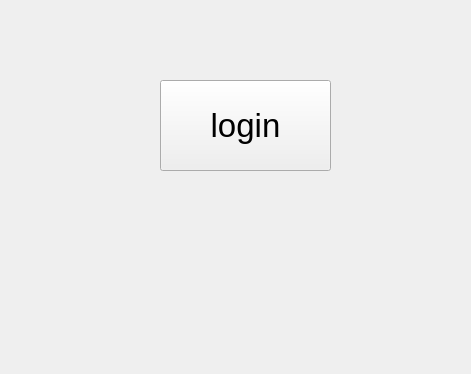
<?xml version="1.0" encoding="UTF-8"?>
<ui version="4.0">
 <class>MyWnd</class>
 <widget class="QWidget" name="MyWnd">
  <property name="geometry">
   <rect>
    <x>0</x>
    <y>0</y>
    <width>471</width>
    <height>374</height>
   </rect>
  </property>
  <property name="windowTitle">
   <string>MyWnd</string>
  </property>
  <widget class="QPushButton" name="yfs">
   <property name="geometry">
    <rect>
     <x>160</x>
     <y>80</y>
     <width>171</width>
     <height>91</height>
    </rect>
   </property>
   <property name="font">
    <font>
     <pointsize>25</pointsize>
    </font>
   </property>
   <property name="text">
    <string>login</string>
   </property>
  </widget>
 </widget>
 <layoutdefault spacing="6" margin="11"/>
 <resources/>
 <connections/>
</ui>
